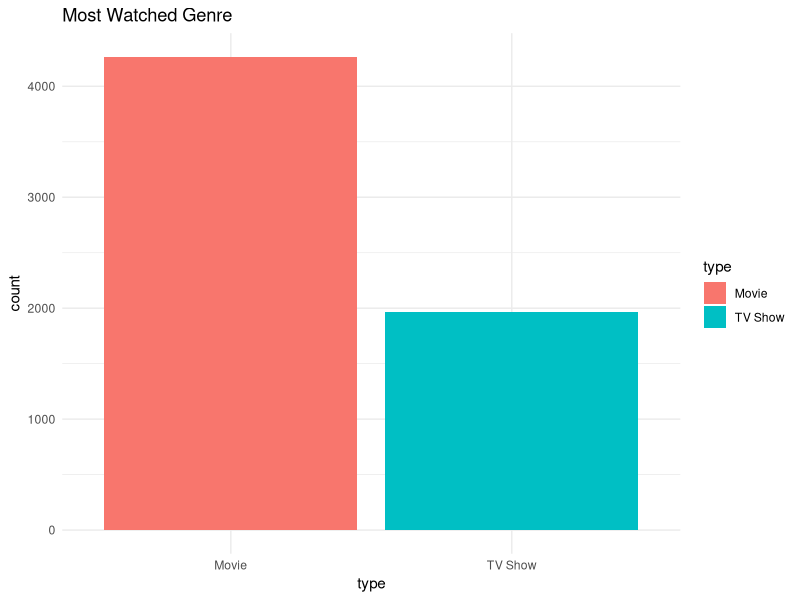

Write R code to recreate this figure.
library(ggplot2)
netflix_data <- read.csv("netflix_data.csv")
#use ggplot2 to visualise the most watched genre
print(ggplot(netflix_data, aes(x = type, fill = type)) + 
        geom_bar() +
        theme_minimal() +
        ggtitle("Most Watched Genre"))
